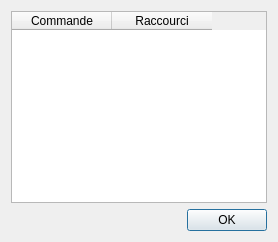
<?xml version="1.0" encoding="UTF-8"?>
<ui version="4.0">
 <class>ShortcutsDialog</class>
 <!-- Apercu des raccourcis (LOT-68) : la mise en page quitte le C++ pour ce fichier. Le tableau
      est rempli en code depuis les raccourcis EFFECTIFS des actions, jamais un texte fige — il
      reste donc juste apres un remappage (LOT-57 TACHE-04, EX-EDIT-015). -->
 <widget class="QDialog" name="ShortcutsDialog">
  <property name="windowTitle"><string>Raccourcis clavier</string></property>
  <layout class="QVBoxLayout" name="layout">
   <item>
    <widget class="QTableWidget" name="table">
     <property name="columnCount"><number>2</number></property>
     <property name="alternatingRowColors"><bool>true</bool></property>
     <property name="selectionMode"><enum>QAbstractItemView::NoSelection</enum></property>
     <property name="editTriggers"><set>QAbstractItemView::NoEditTriggers</set></property>
     <property name="showGrid"><bool>false</bool></property>
     <column><property name="text"><string>Commande</string></property></column>
     <column><property name="text"><string>Raccourci</string></property></column>
    </widget>
   </item>
   <item>
    <widget class="QDialogButtonBox" name="buttons">
     <property name="orientation"><enum>Qt::Horizontal</enum></property>
     <property name="standardButtons"><set>QDialogButtonBox::Ok</set></property>
    </widget>
   </item>
  </layout>
 </widget>
 <resources/>
 <connections/>
</ui>
